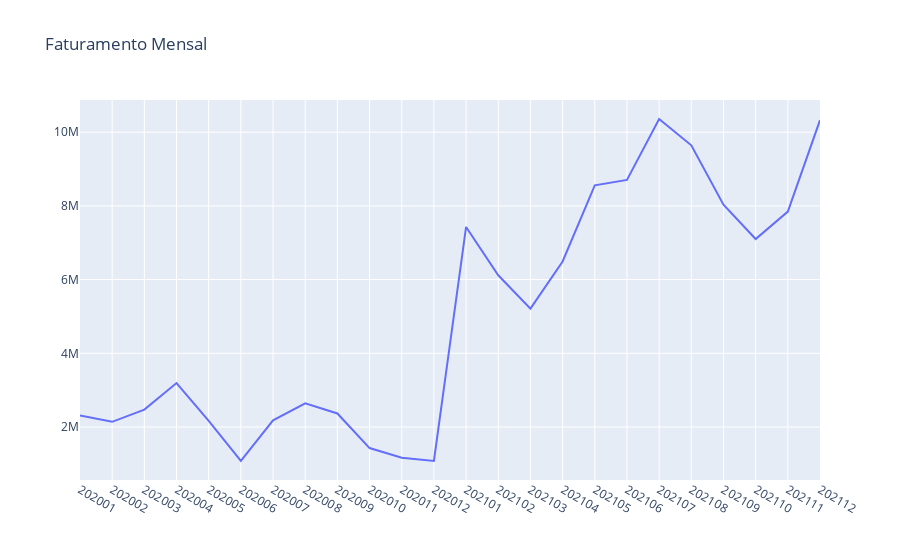

The notebook cell saved with this chart:
### Code cell
# Visualização

# Definição dos dados no plot
plot_data = [go.Scatter(x = df_faturamento['AnoMes'],
                        y = df_faturamento['Faturamento'],)]

plot_layout = go.Layout(xaxis = {'type': 'category'},
                        title = 'Faturamento Mensal')

# Plotagem
fig = go.Figure(data = plot_data, layout = plot_layout)
pyoff.iplot(fig)

### Figure 1 — Plotly figure (JSON) as saved in the notebook; plotly's stock layout.template omitted (floating-point values rounded to 4 significant figures)
{"data": [{"type": "scatter", "x": ["202001", "202002", "202003", "202004", "202005", "202006", "202007", "202008", "202009", "202010", "202011", "202012", "202101", "202102", "202103", "202104", "202105", "202106", "202107", "202108", "202109", "202110", "202111", "202112"], "y": [2311271, 2140813, 2473102, 3192731, 2164764, 1083069, 2182388, 2641630, 2367686, 1428269, 1167975, 1077277, 7428996, 6117190, 5213682, 6490789, 8557211, 8703453, 10357931, 9642846, 8032173, 7101389, 7846245, 10326930]}], "layout": {"title": {"text": "Faturamento Mensal"}, "xaxis": {"type": "category"}}}
